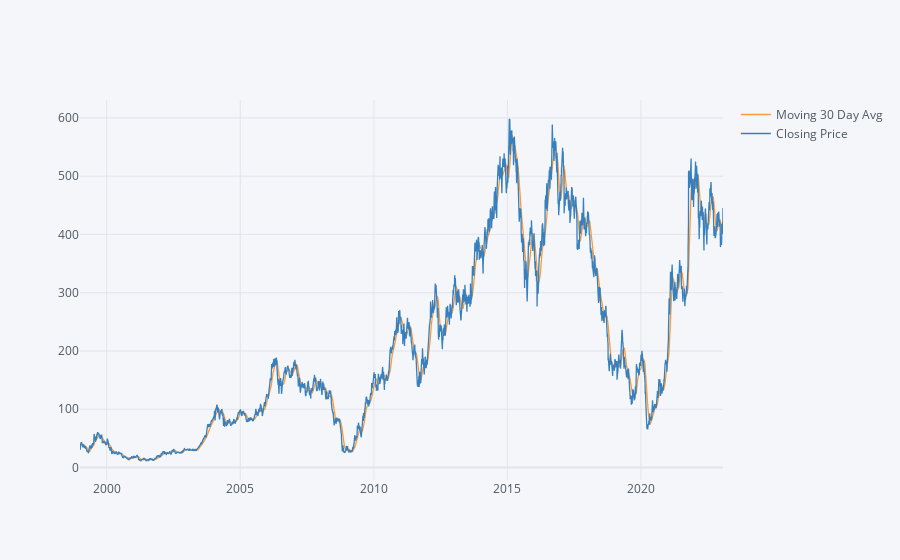

The notebook cell this image was saved under:
### Code cell
moving_avg = df['Close'].rolling(window=30).mean()
new_df = pd.merge(moving_avg, Closed_price, on='Date')
new_df.rename(columns = {'Close_x':'Moving 30 Day Avg'},inplace=True)
new_df.rename(columns= {'Close_y': 'Closing Price'},inplace = True)
new_df.iplot()

### Figure 1 — Plotly figure (JSON) as saved in the notebook; plotly's stock layout.template omitted (floating-point values rounded to 4 significant figures; data arrays with more than 128 entries replaced by an {"elided": "..."} marker saying what was removed)
{"data": [{"line": {"color": "rgba(255, 153, 51, 1.0)", "dash": "solid", "shape": "linear", "width": 1.3}, "mode": "lines", "name": "Moving 30 Day Avg", "text": "", "type": "scatter", "x": {"elided": "6028 str values"}, "y": {"elided": "6028 mixed values"}}, {"line": {"color": "rgba(55, 128, 191, 1.0)", "dash": "solid", "shape": "linear", "width": 1.3}, "mode": "lines", "name": "Closing Price", "text": "", "type": "scatter", "x": {"elided": "6028 str values"}, "y": {"elided": "6028 float values"}}], "layout": {"legend": {"bgcolor": "#F5F6F9", "font": {"color": "#4D5663"}}, "paper_bgcolor": "#F5F6F9", "plot_bgcolor": "#F5F6F9", "title": {"font": {"color": "#4D5663"}}, "xaxis": {"gridcolor": "#E1E5ED", "showgrid": true, "tickfont": {"color": "#4D5663"}, "title": {"font": {"color": "#4D5663"}, "text": ""}, "zerolinecolor": "#E1E5ED"}, "yaxis": {"gridcolor": "#E1E5ED", "showgrid": true, "tickfont": {"color": "#4D5663"}, "title": {"font": {"color": "#4D5663"}, "text": ""}, "zerolinecolor": "#E1E5ED"}}}
